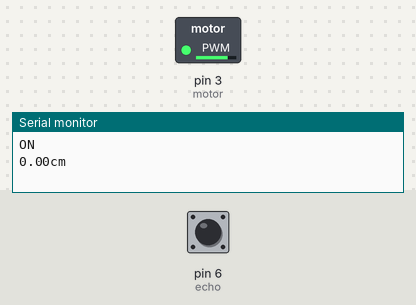
Recording of a sketch running on a simulated Arduino Uno, built with avr-gcc and run on an emulated ATmega328P. Shown: switched loads named in the sketch (green lamp = pin HIGH), the last lines printed to the serial monitor. Inputs (shaded band) come from the test bench; at power-on: pin 6 (echo) LOW. Pins used as bus, display or sensor lines are not drawn.

Above: at 1.2 s.
1.3 s: pin 6 (echo) pulsed HIGH 2 times (0.12 s each, 0.3 s apart)
At 2.8 s:
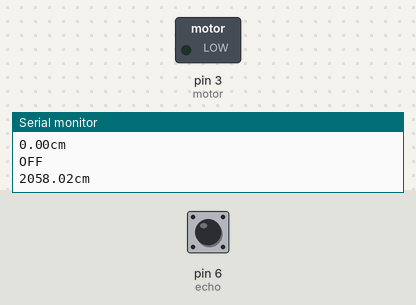
Timing chart, 0 to 4.7 s (numbered marks = the images above; inputs shaded):
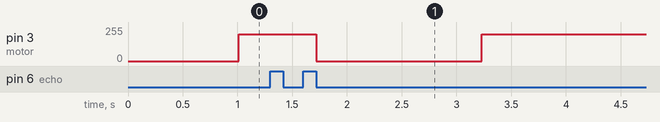

Measured:
- after the input at 1.3 s, pin 3 (motor): 200/255 → 0/255 after 0.42 s, → 200/255 1.5 s later

The sketch:

chommpa.ino
```cpp
const int echo=6;
const int trig=7;
const int motor=3;
void setup() {
  Serial.begin(9600);
  pinMode(echo,INPUT);
  pinMode(trig,OUTPUT);
  pinMode(motor,OUTPUT);
}

void loop() {
  float duration, distance;

  digitalWrite(trig,HIGH);
  delay(10);
  digitalWrite(trig,LOW);

  duration=pulseIn(echo,HIGH);
  distance=duration/1000000*34300/2;

  if(distance<=10){
    analogWrite(motor, 200);
    Serial.println("ON");
  }else{
    analogWrite(motor, 0);
     Serial.println("OFF");
  }
  Serial.print(distance);
  Serial.println("cm");
  delay(500);
  }
```
